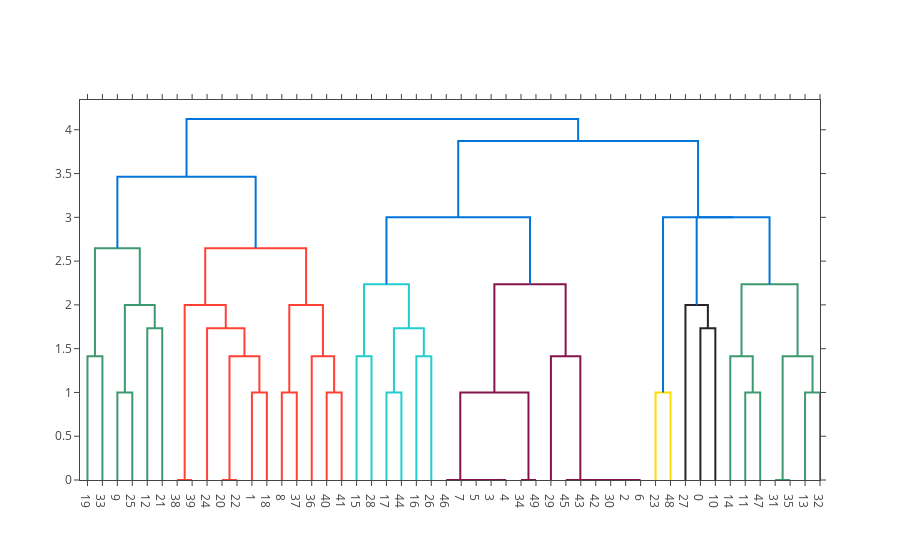

The notebook cell saved with this chart:
### Code cell
dendro = ff.create_dendrogram(np.array(all_vectors[:50]))
iplot(dendro, filename='all_dendrogram')

### Figure 1 — Plotly figure (JSON) as saved in the notebook; plotly's stock layout.template omitted (floating-point values rounded to 4 significant figures)
{"data": [{"hoverinfo": "text", "marker": {"color": "rgb(61,153,112)"}, "mode": "lines", "type": "scatter", "uid": "bd8e023f-f4bb-4f5c-bd14-02de67f877f4", "x": [5, 5, 15, 15], "xaxis": "x", "y": [0, 1.414, 1.414, 0], "yaxis": "y"}, {"hoverinfo": "text", "marker": {"color": "rgb(61,153,112)"}, "mode": "lines", "type": "scatter", "uid": "1a69e236-7e2c-4cef-a244-72853ae754e8", "x": [25, 25, 35, 35], "xaxis": "x", "y": [0, 1, 1, 0], "yaxis": "y"}, {"hoverinfo": "text", "marker": {"color": "rgb(61,153,112)"}, "mode": "lines", "type": "scatter", "uid": "146601b9-b698-460a-84b3-702894216cec", "x": [45, 45, 55, 55], "xaxis": "x", "y": [0, 1.732, 1.732, 0], "yaxis": "y"}, {"hoverinfo": "text", "marker": {"color": "rgb(61,153,112)"}, "mode": "lines", "type": "scatter", "uid": "f6bc8e54-390c-48a3-97f1-f431bd0a67c7", "x": [30, 30, 50, 50], "xaxis": "x", "y": [1, 2, 2, 1.732], "yaxis": "y"}, {"hoverinfo": "text", "marker": {"color": "rgb(61,153,112)"}, "mode": "lines", "type": "scatter", "uid": "965631ea-135a-448d-8a8b-ac25d86f8d09", "x": [10, 10, 40, 40], "xaxis": "x", "y": [1.414, 2.646, 2.646, 2], "yaxis": "y"}, {"hoverinfo": "text", "marker": {"color": "rgb(255,65,54)"}, "mode": "lines", "type": "scatter", "uid": "ad86d444-f9d7-49ee-a53d-4c86e085247b", "x": [65, 65, 75, 75], "xaxis": "x", "y": [0, 0, 0, 0], "yaxis": "y"}, {"hoverinfo": "text", "marker": {"color": "rgb(255,65,54)"}, "mode": "lines", "type": "scatter", "uid": "842ddf70-5127-4675-83f1-d39b5c36e072", "x": [95, 95, 105, 105], "xaxis": "x", "y": [0, 0, 0, 0], "yaxis": "y"}, {"hoverinfo": "text", "marker": {"color": "rgb(255,65,54)"}, "mode": "lines", "type": "scatter", "uid": "ac04078e-a8f8-420f-aeff-3f39f7491fd9", "x": [115, 115, 125, 125], "xaxis": "x", "y": [0, 1, 1, 0], "yaxis": "y"}, {"hoverinfo": "text", "marker": {"color": "rgb(255,65,54)"}, "mode": "lines", "type": "scatter", "uid": "6a7bccb3-19aa-4112-91c1-412118f95d35", "x": [100, 100, 120, 120], "xaxis": "x", "y": [0, 1.414, 1.414, 1], "yaxis": "y"}, {"hoverinfo": "text", "marker": {"color": "rgb(255,65,54)"}, "mode": "lines", "type": "scatter", "uid": "bc3ea26d-c8a9-4195-8ef6-7ea0a8d16be3", "x": [85, 85, 110, 110], "xaxis": "x", "y": [0, 1.732, 1.732, 1.414], "yaxis": "y"}, {"hoverinfo": "text", "marker": {"color": "rgb(255,65,54)"}, "mode": "lines", "type": "scatter", "uid": "8d73e9f7-f4a9-4211-87ff-e1df6a88263c", "x": [70, 70, 97.5, 97.5], "xaxis": "x", "y": [0, 2, 2, 1.732], "yaxis": "y"}, {"hoverinfo": "text", "marker": {"color": "rgb(255,65,54)"}, "mode": "lines", "type": "scatter", "uid": "7006eff8-ac6c-45d1-850c-3ab03a366a83", "x": [135, 135, 145, 145], "xaxis": "x", "y": [0, 1, 1, 0], "yaxis": "y"}, {"hoverinfo": "text", "marker": {"color": "rgb(255,65,54)"}, "mode": "lines", "type": "scatter", "uid": "b56d5e5a-7fe8-45a2-b62e-ab712d3b9849", "x": [165, 165, 175, 175], "xaxis": "x", "y": [0, 1, 1, 0], "yaxis": "y"}, {"hoverinfo": "text", "marker": {"color": "rgb(255,65,54)"}, "mode": "lines", "type": "scatter", "uid": "22589ecf-32af-4269-9fb5-71e315daf4ff", "x": [155, 155, 170, 170], "xaxis": "x", "y": [0, 1.414, 1.414, 1], "yaxis": "y"}, {"hoverinfo": "text", "marker": {"color": "rgb(255,65,54)"}, "mode": "lines", "type": "scatter", "uid": "55b77755-a9b5-4715-a358-3aa19d968d62", "x": [140, 140, 162.5, 162.5], "xaxis": "x", "y": [1, 2, 2, 1.414], "yaxis": "y"}, {"hoverinfo": "text", "marker": {"color": "rgb(255,65,54)"}, "mode": "lines", "type": "scatter", "uid": "4725419c-8a31-4d1d-96d8-08395213ddab", "x": [83.75, 83.75, 151.2, 151.2], "xaxis": "x", "y": [2, 2.646, 2.646, 2], "yaxis": "y"}, {"hoverinfo": "text", "marker": {"color": "rgb(0,116,217)"}, "mode": "lines", "type": "scatter", "uid": "aed55134-a0aa-42b1-851f-a9f405400b9b", "x": [25, 25, 117.5, 117.5], "xaxis": "x", "y": [2.646, 3.464, 3.464, 2.646], "yaxis": "y"}, {"hoverinfo": "text", "marker": {"color": "rgb(35,205,205)"}, "mode": "lines", "type": "scatter", "uid": "10779afb-53a3-45c0-9632-bf574f978e0e", "x": [185, 185, 195, 195], "xaxis": "x", "y": [0, 1.414, 1.414, 0], "yaxis": "y"}, {"hoverinfo": "text", "marker": {"color": "rgb(35,205,205)"}, "mode": "lines", "type": "scatter", "uid": "2e10077e-741a-4efa-aff0-39e45067dbe2", "x": [205, 205, 215, 215], "xaxis": "x", "y": [0, 1, 1, 0], "yaxis": "y"}, {"hoverinfo": "text", "marker": {"color": "rgb(35,205,205)"}, "mode": "lines", "type": "scatter", "uid": "f606a1af-1574-46f9-9b33-129438a9a410", "x": [225, 225, 235, 235], "xaxis": "x", "y": [0, 1.414, 1.414, 0], "yaxis": "y"}, {"hoverinfo": "text", "marker": {"color": "rgb(35,205,205)"}, "mode": "lines", "type": "scatter", "uid": "383611dc-06b3-4b09-8dba-12a78be26fe6", "x": [210, 210, 230, 230], "xaxis": "x", "y": [1, 1.732, 1.732, 1.414], "yaxis": "y"}, {"hoverinfo": "text", "marker": {"color": "rgb(35,205,205)"}, "mode": "lines", "type": "scatter", "uid": "d0a9da5a-8d75-4cab-ab97-bc8b74e877bd", "x": [190, 190, 220, 220], "xaxis": "x", "y": [1.414, 2.236, 2.236, 1.732], "yaxis": "y"}, {"hoverinfo": "text", "marker": {"color": "rgb(133,20,75)"}, "mode": "lines", "type": "scatter", "uid": "e4122f80-387a-4571-9817-c204b47024ed", "x": [275, 275, 285, 285], "xaxis": "x", "y": [0, 0, 0, 0], "yaxis": "y"}, {"hoverinfo": "text", "marker": {"color": "rgb(133,20,75)"}, "mode": "lines", "type": "scatter", "uid": "2b2e826f-67f0-4a5e-964a-5b8875440ff2", "x": [265, 265, 280, 280], "xaxis": "x", "y": [0, 0, 0, 0], "yaxis": "y"}, {"hoverinfo": "text", "marker": {"color": "rgb(133,20,75)"}, "mode": "lines", "type": "scatter", "uid": "0674f017-137c-4f1b-b791-8f01977a8f66", "x": [255, 255, 272.5, 272.5], "xaxis": "x", "y": [0, 0, 0, 0], "yaxis": "y"}, {"hoverinfo": "text", "marker": {"color": "rgb(133,20,75)"}, "mode": "lines", "type": "scatter", "uid": "5f1f262e-e0a3-43c5-bfcb-2718fab78a79", "x": [245, 245, 263.8, 263.8], "xaxis": "x", "y": [0, 0, 0, 0], "yaxis": "y"}, {"hoverinfo": "text", "marker": {"color": "rgb(133,20,75)"}, "mode": "lines", "type": "scatter", "uid": "34731c14-cea2-421b-9b16-2421926e3925", "x": [295, 295, 305, 305], "xaxis": "x", "y": [0, 0, 0, 0], "yaxis": "y"}, {"hoverinfo": "text", "marker": {"color": "rgb(133,20,75)"}, "mode": "lines", "type": "scatter", "uid": "88499183-d420-4618-8642-8fb21bb70a08", "x": [254.4, 254.4, 300, 300], "xaxis": "x", "y": [0, 1, 1, 0], "yaxis": "y"}, {"hoverinfo": "text", "marker": {"color": "rgb(133,20,75)"}, "mode": "lines", "type": "scatter", "uid": "48714c54-d64a-44b3-ae5a-7fc8c430c026", "x": [365, 365, 375, 375], "xaxis": "x", "y": [0, 0, 0, 0], "yaxis": "y"}, {"hoverinfo": "text", "marker": {"color": "rgb(133,20,75)"}, "mode": "lines", "type": "scatter", "uid": "feea5f67-fe56-4ff4-b637-4ed639a8297e", "x": [355, 355, 370, 370], "xaxis": "x", "y": [0, 0, 0, 0], "yaxis": "y"}, {"hoverinfo": "text", "marker": {"color": "rgb(133,20,75)"}, "mode": "lines", "type": "scatter", "uid": "c557758d-ef03-4099-9d61-a176912ced8a", "x": [345, 345, 362.5, 362.5], "xaxis": "x", "y": [0, 0, 0, 0], "yaxis": "y"}, {"hoverinfo": "text", "marker": {"color": "rgb(133,20,75)"}, "mode": "lines", "type": "scatter", "uid": "e4dee553-c509-4d3a-ba47-e96a604fae48", "x": [335, 335, 353.8, 353.8], "xaxis": "x", "y": [0, 0, 0, 0], "yaxis": "y"}, {"hoverinfo": "text", "marker": {"color": "rgb(133,20,75)"}, "mode": "lines", "type": "scatter", "uid": "051bdd77-eeb0-4472-8e75-d2d84b59cc47", "x": [325, 325, 344.4, 344.4], "xaxis": "x", "y": [0, 0, 0, 0], "yaxis": "y"}, {"hoverinfo": "text", "marker": {"color": "rgb(133,20,75)"}, "mode": "lines", "type": "scatter", "uid": "c29e4b52-ba4b-46ba-aa1e-5c3b0313c781", "x": [315, 315, 334.7, 334.7], "xaxis": "x", "y": [0, 1.414, 1.414, 0], "yaxis": "y"}, {"hoverinfo": "text", "marker": {"color": "rgb(133,20,75)"}, "mode": "lines", "type": "scatter", "uid": "9168de8a-1e3f-4af4-966b-5279e3d09cc6", "x": [277.2, 277.2, 324.8, 324.8], "xaxis": "x", "y": [1, 2.236, 2.236, 1.414], "yaxis": "y"}, {"hoverinfo": "text", "marker": {"color": "rgb(0,116,217)"}, "mode": "lines", "type": "scatter", "uid": "cbe81f59-bced-4b61-884f-159280e78ebc", "x": [205, 205, 301.0, 301.0], "xaxis": "x", "y": [2.236, 3, 3, 2.236], "yaxis": "y"}, {"hoverinfo": "text", "marker": {"color": "rgb(255,220,0)"}, "mode": "lines", "type": "scatter", "uid": "f0967223-f362-4c50-bad5-bf156921f1eb", "x": [385, 385, 395, 395], "xaxis": "x", "y": [0, 1, 1, 0], "yaxis": "y"}, {"hoverinfo": "text", "marker": {"color": "rgb(40,35,35)"}, "mode": "lines", "type": "scatter", "uid": "6e128097-9bd7-4a2c-bae5-70b639503f20", "x": [415, 415, 425, 425], "xaxis": "x", "y": [0, 1.732, 1.732, 0], "yaxis": "y"}, {"hoverinfo": "text", "marker": {"color": "rgb(40,35,35)"}, "mode": "lines", "type": "scatter", "uid": "dc348208-0b43-4bb7-8617-0bbb8e62a0e7", "x": [405, 405, 420, 420], "xaxis": "x", "y": [0, 2, 2, 1.732], "yaxis": "y"}, {"hoverinfo": "text", "marker": {"color": "rgb(61,153,112)"}, "mode": "lines", "type": "scatter", "uid": "d0589d5b-f17e-4e67-bf76-294b6cfadd5a", "x": [445, 445, 455, 455], "xaxis": "x", "y": [0, 1, 1, 0], "yaxis": "y"}, {"hoverinfo": "text", "marker": {"color": "rgb(61,153,112)"}, "mode": "lines", "type": "scatter", "uid": "7f1b3613-957c-48de-8ecc-b4ff5b3492ee", "x": [435, 435, 450, 450], "xaxis": "x", "y": [0, 1.414, 1.414, 1], "yaxis": "y"}, {"hoverinfo": "text", "marker": {"color": "rgb(61,153,112)"}, "mode": "lines", "type": "scatter", "uid": "78ab6177-a5e4-463a-be74-53405fe7790e", "x": [465, 465, 475, 475], "xaxis": "x", "y": [0, 0, 0, 0], "yaxis": "y"}, {"hoverinfo": "text", "marker": {"color": "rgb(61,153,112)"}, "mode": "lines", "type": "scatter", "uid": "9fdf8be9-2988-43ef-a469-519428426a8a", "x": [485, 485, 495, 495], "xaxis": "x", "y": [0, 1, 1, 0], "yaxis": "y"}, {"hoverinfo": "text", "marker": {"color": "rgb(61,153,112)"}, "mode": "lines", "type": "scatter", "uid": "93813a4f-da32-49c0-8d52-dd374ca7154c", "x": [470, 470, 490, 490], "xaxis": "x", "y": [0, 1.414, 1.414, 1], "yaxis": "y"}, {"hoverinfo": "text", "marker": {"color": "rgb(61,153,112)"}, "mode": "lines", "type": "scatter", "uid": "338ace62-fffa-43b0-a61a-06ab8f9ca3ca", "x": [442.5, 442.5, 480, 480], "xaxis": "x", "y": [1.414, 2.236, 2.236, 1.414], "yaxis": "y"}, {"hoverinfo": "text", "marker": {"color": "rgb(0,116,217)"}, "mode": "lines", "type": "scatter", "uid": "56b26d5c-e5cb-4e01-91c7-26cf04886d4a", "x": [412.5, 412.5, 461.2, 461.2], "xaxis": "x", "y": [2, 3, 3, 2.236], "yaxis": "y"}, {"hoverinfo": "text", "marker": {"color": "rgb(0,116,217)"}, "mode": "lines", "type": "scatter", "uid": "773a6400-193f-4d8b-8d8d-f2d0631bf031", "x": [390, 390, 436.9, 436.9], "xaxis": "x", "y": [1, 3, 3, 3], "yaxis": "y"}, {"hoverinfo": "text", "marker": {"color": "rgb(0,116,217)"}, "mode": "lines", "type": "scatter", "uid": "42d0762b-2cf7-432b-bc3b-b15ff391ae5b", "x": [253.0, 253.0, 413.4, 413.4], "xaxis": "x", "y": [3, 3.873, 3.873, 3], "yaxis": "y"}, {"hoverinfo": "text", "marker": {"color": "rgb(0,116,217)"}, "mode": "lines", "type": "scatter", "uid": "89ad792e-597f-499a-b99a-28cab88a92d5", "x": [71.25, 71.25, 333.2, 333.2], "xaxis": "x", "y": [3.464, 4.123, 4.123, 3.873], "yaxis": "y"}], "layout": {"autosize": false, "height": null, "hovermode": "closest", "showlegend": false, "width": null, "xaxis": {"mirror": "allticks", "rangemode": "tozero", "showgrid": false, "showline": true, "showticklabels": true, "tickmode": "array", "ticks": "outside", "ticktext": ["19", "33", "9", "25", "12", "21", "38", "39", "24", "20", "22", "1", "18", "8", "37", "36", "40", "41", "15", "28", "17", "44", "16", "26", "46", "7", "5", "3", "4", "34", "49", "29", "45", "43", "42", "30", "2", "6", "23", "48", "27", "0", "10", "14", "11", "47", "31", "35", "13", "32"], "tickvals": [5, 15, 25, 35, 45, 55, 65, 75, 85, 95, 105, 115, 125, 135, 145, 155, 165, 175, 185, 195, 205, 215, 225, 235, 245, 255, 265, 275, 285, 295, 305, 315, 325, 335, 345, 355, 365, 375, 385, 395, 405, 415, 425, 435, 445, 455, 465, 475, 485, 495], "type": "linear", "zeroline": false}, "yaxis": {"mirror": "allticks", "rangemode": "tozero", "showgrid": false, "showline": true, "showticklabels": true, "ticks": "outside", "type": "linear", "zeroline": false}}}
